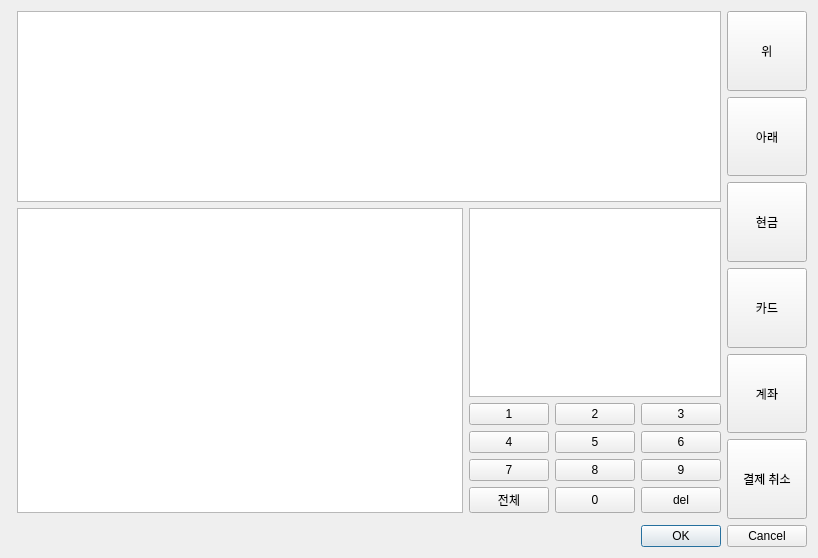
<?xml version="1.0" encoding="UTF-8"?>
<ui version="4.0">
 <class>Dialog</class>
 <widget class="QDialog" name="Dialog">
  <property name="geometry">
   <rect>
    <x>0</x>
    <y>0</y>
    <width>818</width>
    <height>558</height>
   </rect>
  </property>
  <property name="windowTitle">
   <string>Dialog</string>
  </property>
  <layout class="QGridLayout" name="gridLayout">
   <item row="5" column="0" colspan="2">
    <widget class="QDialogButtonBox" name="buttonBox">
     <property name="sizePolicy">
      <sizepolicy hsizetype="Expanding" vsizetype="Expanding">
       <horstretch>0</horstretch>
       <verstretch>0</verstretch>
      </sizepolicy>
     </property>
     <property name="orientation">
      <enum>Qt::Horizontal</enum>
     </property>
     <property name="standardButtons">
      <set>QDialogButtonBox::Cancel|QDialogButtonBox::Ok</set>
     </property>
    </widget>
   </item>
   <item row="0" column="1">
    <layout class="QGridLayout" name="gridLayout_4" columnstretch="2,1,0,0">
     <item row="0" column="3" rowspan="4">
      <layout class="QVBoxLayout" name="verticalLayout">
       <item>
        <widget class="QPushButton" name="Pay_up">
         <property name="sizePolicy">
          <sizepolicy hsizetype="Expanding" vsizetype="Expanding">
           <horstretch>0</horstretch>
           <verstretch>0</verstretch>
          </sizepolicy>
         </property>
         <property name="text">
          <string>위</string>
         </property>
        </widget>
       </item>
       <item>
        <widget class="QPushButton" name="Pay_down">
         <property name="sizePolicy">
          <sizepolicy hsizetype="Expanding" vsizetype="Expanding">
           <horstretch>0</horstretch>
           <verstretch>0</verstretch>
          </sizepolicy>
         </property>
         <property name="text">
          <string>아래</string>
         </property>
        </widget>
       </item>
       <item>
        <widget class="QPushButton" name="pushButton">
         <property name="sizePolicy">
          <sizepolicy hsizetype="Expanding" vsizetype="Expanding">
           <horstretch>0</horstretch>
           <verstretch>0</verstretch>
          </sizepolicy>
         </property>
         <property name="text">
          <string>현금</string>
         </property>
        </widget>
       </item>
       <item>
        <widget class="QPushButton" name="pushButton_3">
         <property name="sizePolicy">
          <sizepolicy hsizetype="Expanding" vsizetype="Expanding">
           <horstretch>0</horstretch>
           <verstretch>0</verstretch>
          </sizepolicy>
         </property>
         <property name="text">
          <string>카드</string>
         </property>
        </widget>
       </item>
       <item>
        <widget class="QPushButton" name="pushButton_2">
         <property name="sizePolicy">
          <sizepolicy hsizetype="Expanding" vsizetype="Expanding">
           <horstretch>0</horstretch>
           <verstretch>0</verstretch>
          </sizepolicy>
         </property>
         <property name="text">
          <string>계좌</string>
         </property>
        </widget>
       </item>
       <item>
        <widget class="QPushButton" name="pushButton_4">
         <property name="sizePolicy">
          <sizepolicy hsizetype="Expanding" vsizetype="Expanding">
           <horstretch>0</horstretch>
           <verstretch>0</verstretch>
          </sizepolicy>
         </property>
         <property name="text">
          <string>결제 취소</string>
         </property>
        </widget>
       </item>
      </layout>
     </item>
     <item row="1" column="0" rowspan="2">
      <widget class="QTableView" name="tableView"/>
     </item>
     <item row="1" column="1" rowspan="2">
      <layout class="QGridLayout" name="cal_grid" rowstretch="1,0,0,0,0" columnstretch="0,0,0">
       <item row="0" column="0" colspan="3">
        <widget class="QTextBrowser" name="number_box"/>
       </item>
       <item row="4" column="0">
        <widget class="QPushButton" name="number00">
         <property name="sizePolicy">
          <sizepolicy hsizetype="Expanding" vsizetype="Expanding">
           <horstretch>0</horstretch>
           <verstretch>0</verstretch>
          </sizepolicy>
         </property>
         <property name="text">
          <string>전체</string>
         </property>
        </widget>
       </item>
       <item row="2" column="2">
        <widget class="QPushButton" name="number6">
         <property name="sizePolicy">
          <sizepolicy hsizetype="Expanding" vsizetype="Expanding">
           <horstretch>0</horstretch>
           <verstretch>0</verstretch>
          </sizepolicy>
         </property>
         <property name="text">
          <string>6</string>
         </property>
        </widget>
       </item>
       <item row="1" column="0">
        <widget class="QPushButton" name="number1">
         <property name="sizePolicy">
          <sizepolicy hsizetype="Expanding" vsizetype="Expanding">
           <horstretch>0</horstretch>
           <verstretch>0</verstretch>
          </sizepolicy>
         </property>
         <property name="text">
          <string>1</string>
         </property>
        </widget>
       </item>
       <item row="3" column="0">
        <widget class="QPushButton" name="number7">
         <property name="sizePolicy">
          <sizepolicy hsizetype="Expanding" vsizetype="Expanding">
           <horstretch>0</horstretch>
           <verstretch>0</verstretch>
          </sizepolicy>
         </property>
         <property name="text">
          <string>7</string>
         </property>
        </widget>
       </item>
       <item row="2" column="0">
        <widget class="QPushButton" name="number4">
         <property name="sizePolicy">
          <sizepolicy hsizetype="Expanding" vsizetype="Expanding">
           <horstretch>0</horstretch>
           <verstretch>0</verstretch>
          </sizepolicy>
         </property>
         <property name="text">
          <string>4</string>
         </property>
        </widget>
       </item>
       <item row="2" column="1">
        <widget class="QPushButton" name="number5">
         <property name="sizePolicy">
          <sizepolicy hsizetype="Expanding" vsizetype="Expanding">
           <horstretch>0</horstretch>
           <verstretch>0</verstretch>
          </sizepolicy>
         </property>
         <property name="text">
          <string>5</string>
         </property>
        </widget>
       </item>
       <item row="4" column="2">
        <widget class="QPushButton" name="num_del">
         <property name="sizePolicy">
          <sizepolicy hsizetype="Expanding" vsizetype="Expanding">
           <horstretch>0</horstretch>
           <verstretch>0</verstretch>
          </sizepolicy>
         </property>
         <property name="text">
          <string>del</string>
         </property>
        </widget>
       </item>
       <item row="4" column="1">
        <widget class="QPushButton" name="number0">
         <property name="sizePolicy">
          <sizepolicy hsizetype="Expanding" vsizetype="Expanding">
           <horstretch>0</horstretch>
           <verstretch>0</verstretch>
          </sizepolicy>
         </property>
         <property name="text">
          <string>0</string>
         </property>
        </widget>
       </item>
       <item row="1" column="2">
        <widget class="QPushButton" name="number3">
         <property name="sizePolicy">
          <sizepolicy hsizetype="Expanding" vsizetype="Expanding">
           <horstretch>0</horstretch>
           <verstretch>0</verstretch>
          </sizepolicy>
         </property>
         <property name="text">
          <string>3</string>
         </property>
        </widget>
       </item>
       <item row="3" column="1">
        <widget class="QPushButton" name="number8">
         <property name="sizePolicy">
          <sizepolicy hsizetype="Expanding" vsizetype="Expanding">
           <horstretch>0</horstretch>
           <verstretch>0</verstretch>
          </sizepolicy>
         </property>
         <property name="text">
          <string>8</string>
         </property>
        </widget>
       </item>
       <item row="3" column="2">
        <widget class="QPushButton" name="number9">
         <property name="sizePolicy">
          <sizepolicy hsizetype="Expanding" vsizetype="Expanding">
           <horstretch>0</horstretch>
           <verstretch>0</verstretch>
          </sizepolicy>
         </property>
         <property name="text">
          <string>9</string>
         </property>
        </widget>
       </item>
       <item row="1" column="1">
        <widget class="QPushButton" name="number2">
         <property name="sizePolicy">
          <sizepolicy hsizetype="Expanding" vsizetype="Expanding">
           <horstretch>0</horstretch>
           <verstretch>0</verstretch>
          </sizepolicy>
         </property>
         <property name="text">
          <string>2</string>
         </property>
        </widget>
       </item>
      </layout>
     </item>
     <item row="0" column="0" colspan="2">
      <widget class="QTableView" name="tableView_2"/>
     </item>
    </layout>
   </item>
  </layout>
 </widget>
 <resources/>
 <connections>
  <connection>
   <sender>buttonBox</sender>
   <signal>accepted()</signal>
   <receiver>Dialog</receiver>
   <slot>accept()</slot>
   <hints>
    <hint type="sourcelabel">
     <x>248</x>
     <y>254</y>
    </hint>
    <hint type="destinationlabel">
     <x>157</x>
     <y>274</y>
    </hint>
   </hints>
  </connection>
  <connection>
   <sender>buttonBox</sender>
   <signal>rejected()</signal>
   <receiver>Dialog</receiver>
   <slot>reject()</slot>
   <hints>
    <hint type="sourcelabel">
     <x>316</x>
     <y>260</y>
    </hint>
    <hint type="destinationlabel">
     <x>286</x>
     <y>274</y>
    </hint>
   </hints>
  </connection>
 </connections>
</ui>
